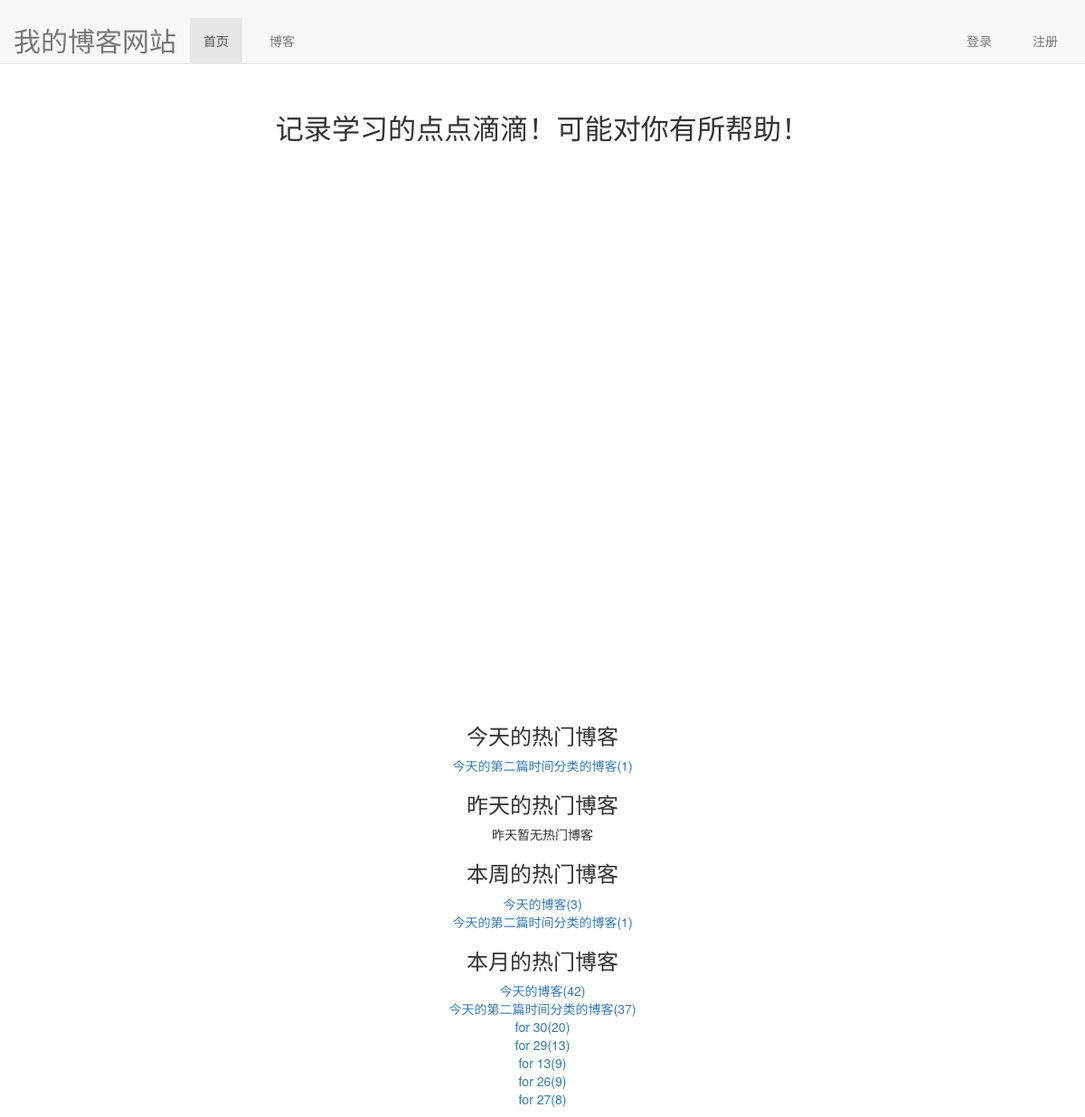
The page / on the database its author committed.
### read_statistics/models.py (models this page shows)
class ReadDetail(models.Model):
    date = models.DateField(default=timezone.now)   # 用来记录日期的字段
    read_num = models.IntegerField(default=0)  # 阅读数量统计
    content_type = models.ForeignKey(ContentType, on_delete=models.DO_NOTHING)  # 通过ContentType获取对应的模型类
    object_id = models.PositiveIntegerField()  # 记录对应模型的主键值
    content_object = GenericForeignKey('content_type', 'object_id')  # 将获取的模型类和对应的主键值

### blog/models.py (models this page shows, shortened)
class Blog(models.Model, ReadNumExpandMethod):
    title = models.CharField(max_length=50)     # 博客名字
    blog_type = models.ForeignKey(BlogType, on_delete=models.DO_NOTHING, related_name="blog")   # 关联类型
    content = RichTextUploadingField()    # 博客内容
    author = models.ForeignKey(User, on_delete=models.DO_NOTHING)   # 博客作者
    read_details = GenericRelation(ReadDetail)
    created_time = models.DateTimeField(auto_now_add=True)  # 创建时间
    last_updated_time = models.DateTimeField(auto_now=True)     # 最后修改时间
    class Meta:
        ordering = ["-created_time"]

### blog/views.py (the view)
# urls.py: path("", views.home, name="home"),
def home(request):   # 首页
    blog_content_type = ContentType.objects.get_for_model(Blog)
    dates, read_nums = get_seven_days_read_data(blog_content_type)
    hot_blogs_7_days = cache.get("hot_blogs_7_days", )
    cache.get_or_set("hot_blogs_7_days", hot_blogs_7_days, 5)
    context = {}
    context["read_nums"] = read_nums
    context["dates"] = dates
    context["today_hot_data"] = get_today_hot_data(blog_content_type)
    context["yesterday_hot_data"] = get_yesterday_hot_data(blog_content_type)
    context["hot_blogs_7_days"] = get_7_days_hot_blogs()
    context["hot_blogs_30_days"] = get_30_days_hot_blogs()
    return render(request, "home.html", context)

### read_statistics/utils.py (called while the page is built)
def get_seven_days_read_data(content_type):     # 获取前七天的阅读量
    today = timezone.now().date()
    dates = []
    read_nums = []
    for i in range(7, 0, -1):
        date = today - datetime.timedelta(days=i)
        dates.append(date.strftime("%m/%d"))
        read_datails = ReadDetail.objects.filter(content_type=content_type, date=date)
        result = read_datails.aggregate(read_num_sum=Sum("read_num"))
        read_nums.append(result['read_num_sum'] or 0)
    return dates, read_nums

def get_today_hot_data(content_type):   # 对当天博客的阅读量进行排序（倒叙）
    today = timezone.now().date()   # 获取当天的时间
    read_details = ReadDetail.objects.filter(content_type=content_type, date=today).order_by("-read_num")  # 获取当天的所有博客数据查询集，并且对查询集的read_num字段进行倒叙排序
    return read_details[:7]     # 如果想要显示前几条，可以使用切片返回，这样就可以筛选出前几条数据

def get_yesterday_hot_data(content_type):   # 对昨天的博客阅读量进行倒叙排序
    today = timezone.now().date()   # 获取当天的时间
    yesterday = today - datetime.timedelta(days=1)  # 获取昨天的日期
    read_details = ReadDetail.objects.filter(content_type=content_type, date=yesterday).order_by("-read_num")  # 获取当天的所有博客数据查询集，并且对查询集的read_num字段进行倒叙排序
    return read_details[:7]

def get_7_days_hot_blogs():     # 本周内的博客阅读量进行统计
    today = timezone.now().date()  # 获取当天的时间
    date = today - datetime.timedelta(days=7)  # 获取7天前的时间
    blogs = Blog.objects.filter(read_details__date__lt=today, read_details__date__gte=date)\
                        .values("id", "title")\
                        .annotate(read_num_sum=Sum("read_details__read_num"))\
                        .order_by("-read_num_sum")
    return blogs[:7]

def get_30_days_hot_blogs():     # 本30天内的的博客阅读量进行统计
    today = timezone.now().date()  # 获取当天的时间
    date = today - datetime.timedelta(days=31)  # 获取7天前的时间
    blogs = Blog.objects.filter(read_details__date__lt=today, read_details__date__gte=date)\
                        .values("id", "title")\
                        .annotate(read_num_sum=Sum("read_details__read_num"))\
                        .order_by("-read_num_sum")
    return blogs[:7]

### templates/home.html (shortened to what this page needs)
{% extends "base.html" %}
{% load static %}
{% block nav_home_avtive %}active{% endblock %}
{% block content%}
    <h3 class="home_content">记录学习的点点滴滴！可能对你有所帮助！</h3>
    <div id="container"></div>
    <div class="hot-data">
        <h3 class="today_hot_data">今天的热门博客</h3>
        <ul>
            {% for hot_data in today_hot_data %}
                <li>
                    <a href="{% url 'blog:blog_detail' hot_data.object_id %}">
                    {{ hot_data.content_object.title }}({{ hot_data.read_num }})
                    </a>
                </li>
            {% empty %}
                <li>今天暂无热门博客</li>
            {% endfor %}
        </ul>
    </div>
    <div class="hot-data">
            <h3>昨天的热门博客</h3>
            <ul>
                {% for hot_data in yesterday_hot_data %}
                    <li>
                        <a href="{% url 'blog:blog_detail' hot_data.object_id %}">
                        {{ hot_data.content_object.title }}({{ hot_data.read_num }})
                        </a>
                    </li>
                {% empty %}
                    <li>昨天暂无热门博客</li>
                {% endfor %}
            </ul>
    </div>
    <div class="hot-data">
        <h3>本周的热门博客</h3>
        <ul>
            {% for hot_data in hot_blogs_7_days %}
                <li>
                    <a href="{% url 'blog:blog_detail' hot_data.id %}">
                    {{ hot_data.title}}({{ hot_data.read_num_sum }})
                    </a>
                </li>
            {% empty %}
                <li>本周暂无热门博客</li>
            {% endfor %}
        </ul>
    </div>
    <div class="hot-data">
        <h3>本月的热门博客</h3>
        <ul>
            {% for hot_data in hot_blogs_30_days %}
                <li>
                    <a href="{% url 'blog:blog_detail' hot_data.id %}">
                    {{ hot_data.title}}({{ hot_data.read_num_sum }})
                    </a>
                </li>
            {% empty %}
                <li>本周暂无热门博客</li>
            {% endfor %}
        </ul>
    </div>
{% endblock %}

### static/css/style.css (style rules this page uses)
* { margin: 0; padding: 0; }
body { margin-top: 70px !important; }
.home_content { font-size: 222%; text-align: center; margin-top: 4em; margin-bottom: 2em; }
#container { margin: 0 auto; height: 40em; min-width: 20em; max-width: 80em; }
.hot-data { text-align: center; margin-top: 1em; }

### rows shown on the page
ReadDetail: content_object "今天的第二篇时间分类的博客", read_num "1"
Blog: title "今天的第二篇时间分类的博客", read_num_sum "1"

### other values the page prints
{{ hot_data.title }} "今天的博客"
{{ hot_data.read_num_sum }} "3"
{{ hot_data.title }} "今天的博客" "今天的第二篇时间分类的博客" "for 30" "for 29" "for 13" "for 26" "for 27"
{{ hot_data.read_num_sum }} "42" "37" "20" "13" "9" "9" "8"
